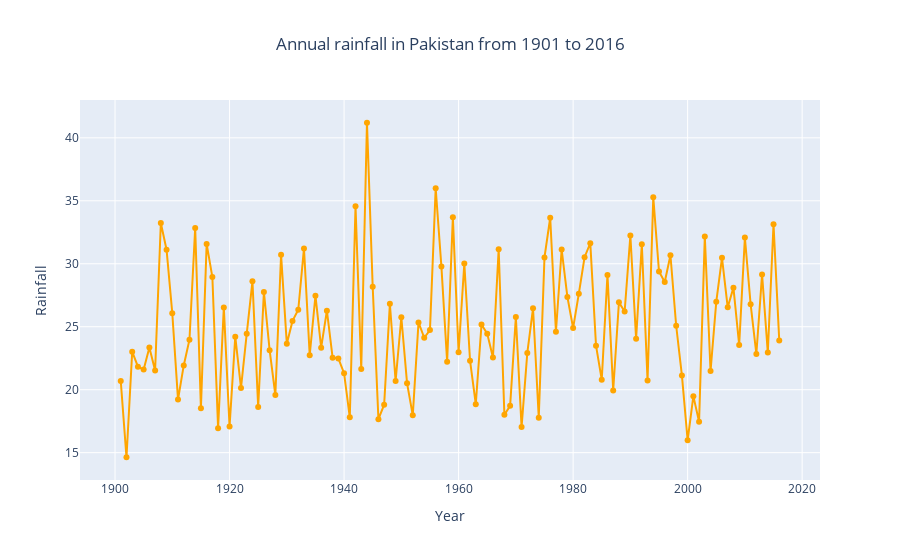

This figure's notebook cell:
### Markdown cell above
From the graph, we can see that the highest average rainfall in Pakistan was recorded in the year 1944.

### Code cell
ax=df.groupby([df.Year]).mean()['Rainfall']
fig = px.line(ax, x=ax.index, y='Rainfall', title='Annual rainfall in Pakistan from 1901 to 2016')
fig.update_traces(mode='lines+markers',line=dict(color='Orange'))
fig.update(layout=dict(title=dict(x=0.5)))
fig.show()
